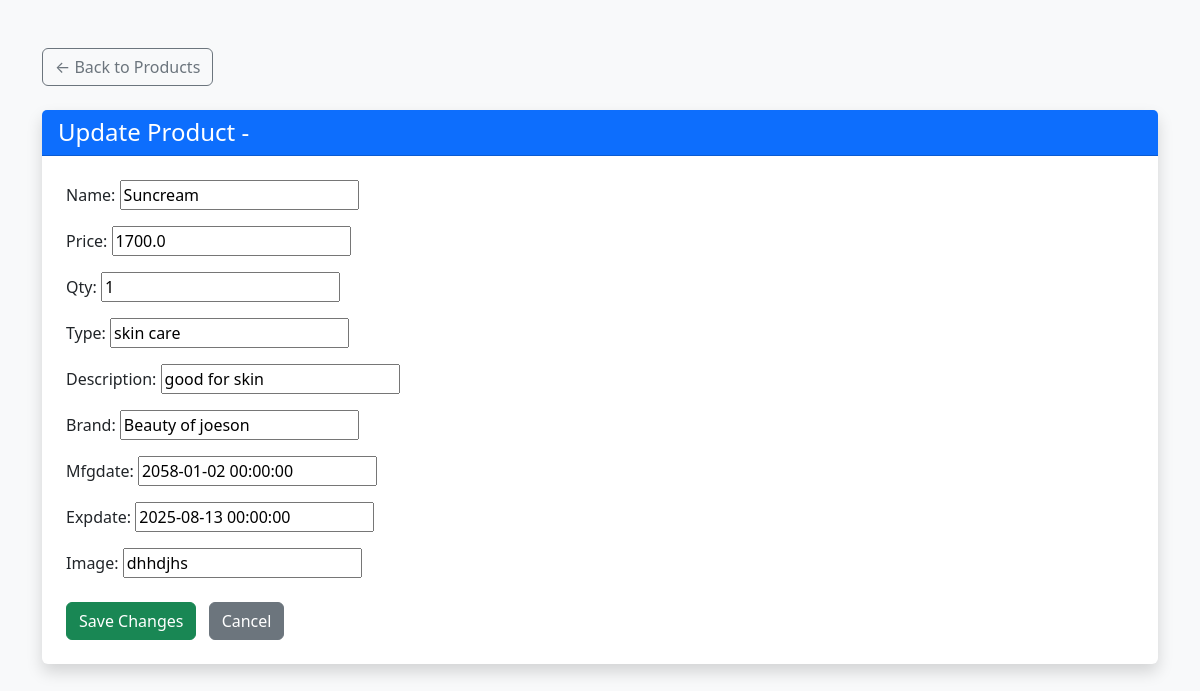
Page /product/1/update/ on the committed database.
### products/models.py (models this page shows)
class Product(models.Model):
  name = models.CharField(max_length=255)
  price = models.FloatField(max_length=5)
  qty=models.IntegerField(default=0)
  type=models.CharField(max_length=20)
  description=models.CharField(max_length=200)
  brand=models.CharField(max_length=200)
  mfgdate= models.DateTimeField(max_length=255,default='')
  expdate= models.DateTimeField(max_length=255,default='')
  image= models.CharField(max_length=255,default='')

### products/views.py (the view)
# urls.py: path('product/<int:pk>/update/', views.product_update, name='product_update'),
def product_update(request, pk):
    product= get_object_or_404(Product, pk=pk)
    if request.method == 'POST':
        form = ProductForm(request.POST, instance=product)
        if form.is_valid():
            form.save()
            return redirect('product_list')
    else:
        form = ProductForm(instance=product)
    return render(request, 'product_update.html', {'form': form})

### products/models.py
class ProductForm(forms.ModelForm):
    class Meta:
        model = Product
        fields = ['name', 'price','qty','type','description','brand','mfgdate','expdate','image']

### products/templates/product_update.html (shortened to what this page needs)
<!DOCTYPE html>
<html>
<head>
    <link href="https://cdn.jsdelivr.net/npm/bootstrap@5.3.3/dist/css/bootstrap.min.css" rel="stylesheet">
</head>
<body class="bg-light">
<div class="container py-5">
    <a href="{% url 'product_list' %}" class="btn btn-outline-secondary mb-4">
        &larr; Back to Products
    </a>
    <div class="card shadow border-0">
        <div class="card-header bg-primary text-white">
            <h4 class="mb-0">Update Product - {{ product.name }}</h4>
        </div>
        <div class="card-body p-4">
            <form method="post" enctype="multipart/form-data">
                {{ form.as_p }}
                <div class="mt-4">
                    <button type="submit" class="btn btn-success me-2">Save Changes</button>
                    <a href="{% url 'product_list' %}" class="btn btn-secondary">Cancel</a>
                </div>
            </form>
        </div>
    </div>
</div>
</body>
</html>

### rows in the picture
Product: name "Suncream", price "1700.0", qty "1", type "skin care", description "good for skin", brand "Beauty of joeson", mfgdate "2058-01-02 00:00:00", expdate "2025-08-13 00:00:00", image "dhhdjhs"
